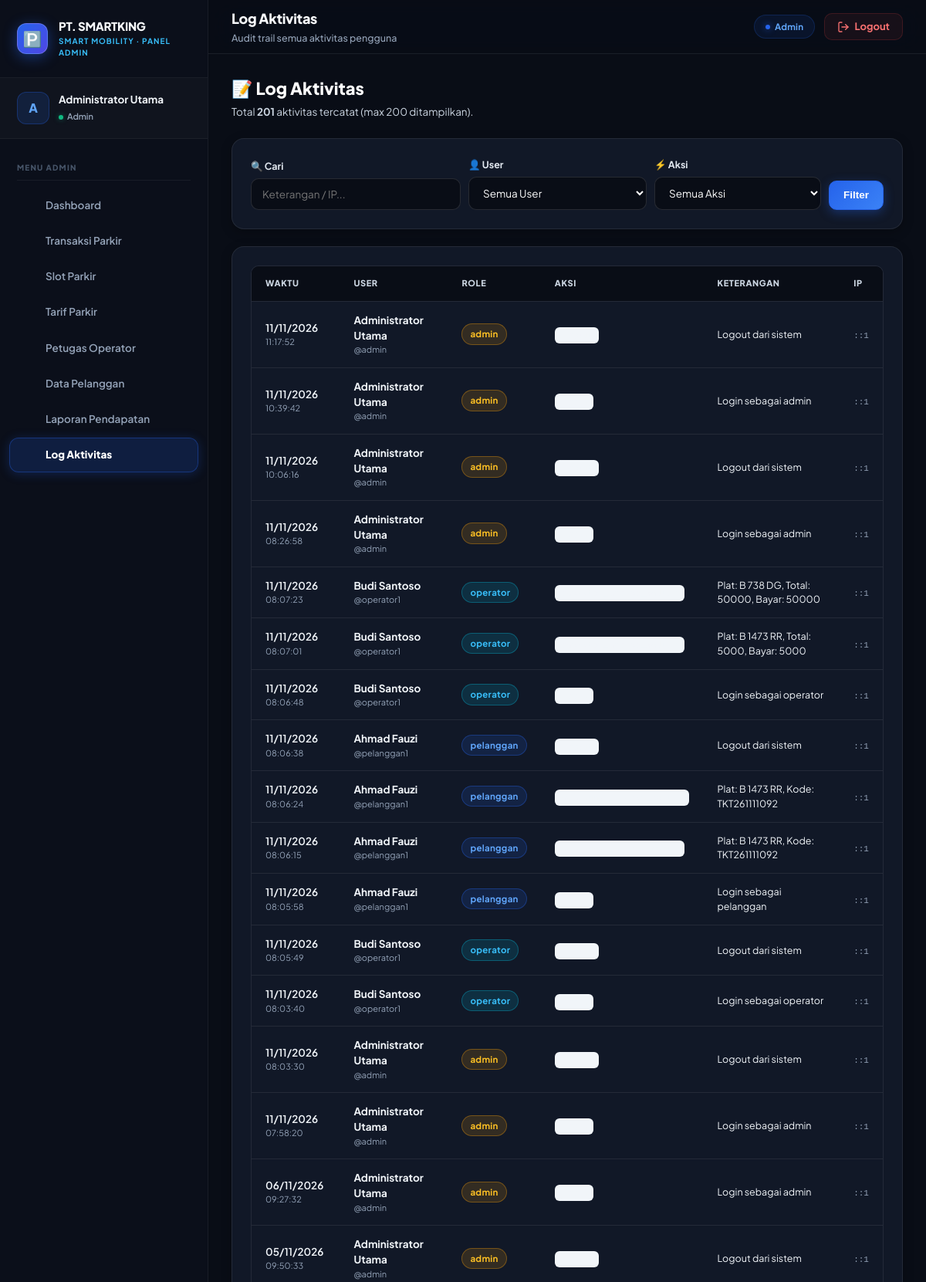
Page /admin/log_aktivitas.php (signed in, upper part) on the committed database.
### tables this page shows
CREATE TABLE `log_aktivitas` (
  `id_log` int(11) NOT NULL AUTO_INCREMENT,
  `user_id` int(11) DEFAULT NULL,
  `aksi` varchar(100) NOT NULL,
  `keterangan` text DEFAULT NULL,
  `ip_address` varchar(45) DEFAULT NULL,
  `waktu` datetime DEFAULT current_timestamp(),
  PRIMARY KEY (`id_log`),
  KEY `user_id` (`user_id`),
  KEY `idx_waktu` (`waktu`),
  CONSTRAINT `log_aktivitas_ibfk_1` FOREIGN KEY (`user_id`) REFERENCES `users` (`id_user`) ON DELETE SET NULL
);

CREATE TABLE `users` (
  `id_user` int(11) NOT NULL AUTO_INCREMENT,
  `nama_lengkap` varchar(100) NOT NULL,
  `username` varchar(50) NOT NULL,
  `email` varchar(100) DEFAULT NULL,
  `no_telepon` varchar(20) DEFAULT NULL,
  `alamat` text DEFAULT NULL,
  `password` varchar(255) NOT NULL,
  `role` enum('admin','operator','pelanggan') NOT NULL DEFAULT 'operator',
  `shift` enum('pagi','siang','malam') DEFAULT 'pagi',
  `aktif` tinyint(1) NOT NULL DEFAULT 1,
  `last_login` datetime DEFAULT NULL,
  `created_at` datetime DEFAULT current_timestamp(),
  PRIMARY KEY (`id_user`),
  UNIQUE KEY `username` (`username`)
);

### includes/functions.php (called while the page is built, shortened)
<?php
if (!function_exists('e')) {
    function e($str) { return htmlspecialchars((string)$str, ENT_QUOTES, 'UTF-8'); }
}
?>

### admin/log_aktivitas.php (the view, shortened to what this page needs)
<?php
require_once __DIR__ . '/../includes/functions.php';
require_once __DIR__ . '/../includes/auth.php';
$search = trim($_GET['q'] ?? '');
$where = "WHERE 1=1";
$params = [];
$types = '';
$sql = "SELECT l.*, u.nama_lengkap, u.username, u.role
    FROM log_aktivitas l
    LEFT JOIN users u ON l.user_id = u.id_user
    $where
    ORDER BY l.waktu DESC LIMIT 200";
if (!empty($params)) {
    $stmt = $koneksi->prepare($sql);
    $stmt->bind_param($types, ...$params);
    $stmt->execute();
    $logs = $stmt->get_result();
} else {
    $logs = $koneksi->query($sql);
}
$total = $koneksi->query("SELECT COUNT(*) c FROM log_aktivitas")->fetch_assoc()['c'];
include __DIR__ . '/../includes/header.php';
?>
<div class="page-header">
  <div>
    <h2>📝 Log Aktivitas</h2>
    <p>Total <b><?= number_format($total) ?></b> aktivitas tercatat (max 200 ditampilkan).</p>
  </div>
</div>
<div class="card">
  <form method="get" style="display:flex;gap:10px;flex-wrap:wrap;align-items:flex-end;">
    <div class="form-group" style="flex:1;min-width:200px;margin:0;">
      <label>🔍 Cari</label>
      <input type="text" name="q" value="<?= e($search) ?>" placeholder="Keterangan / IP...">
    </div>
    <div class="form-group" style="margin:0;">
      <label>👤 User</label>
      <select name="user">
        <option value="0">Semua User</option>
      </select>
    </div>
    <div class="form-group" style="margin:0;">
      <label>⚡ Aksi</label>
      <select name="aksi">
        <option value="">Semua Aksi</option>
      </select>
    </div>
    <button type="submit" class="btn btn-primary">Filter</button>
  </form>
</div>
<div class="card">
  <div class="table-wrapper">
    <table>
      <thead>
        <tr>
          <th>Waktu</th>
          <th>User</th>
          <th>Role</th>
          <th>Aksi</th>
          <th>Keterangan</th>
          <th>IP</th>
        </tr>
      </thead>
      <tbody>
        <?php if ($logs->num_rows === 0): ?>
          <tr><td colspan="6" class="text-center text-muted" style="padding:32px;">Tidak ada log</td></tr>
        <?php else: while ($l = $logs->fetch_assoc()): ?>
          <tr>
            <td>
              <div style="font-weight:600;"><?= date('d/m/Y', strtotime($l['waktu'])) ?></div>
              <div style="font-size:11px;color:#94a3b8;"><?= date('H:i:s', strtotime($l['waktu'])) ?></div>
            </td>
            <td>
              <?php if ($l['nama_lengkap']): ?>
                <b><?= e($l['nama_lengkap']) ?></b>
                <div style="font-size:11px;color:#94a3b8;">@<?= e($l['username']) ?></div>
              <?php else: ?>
                <span style="color:#94a3b8;">System</span>
              <?php endif; ?>
            </td>
            <td>
              <?php if ($l['role']): ?>
                <span class="badge badge-<?= $l['role'] === 'admin' ? 'warning' : ($l['role'] === 'operator' ? 'info' : 'primary') ?>">
                  <?= e($l['role']) ?>
                </span>
              <?php endif; ?>
            </td>
            <td><code style="background:#f1f5f9;padding:4px 8px;border-radius:6px;font-size:11.5px;"><?= e($l['aksi']) ?></code></td>
            <td style="font-size:12.5px;"><?= e($l['keterangan'] ?: '-') ?></td>
            <td><code style="font-size:11px;color:#94a3b8;"><?= e($l['ip_address'] ?: '-') ?></code></td>
          </tr>
        <?php endwhile; endif; ?>
      </tbody>
    </table>
  </div>
</div>
<?php include __DIR__ . '/../includes/footer.php'; ?>

### assets/style.css (style rules this page uses)
:root { --primary: #2563eb; --primary-hover: #1d4ed8; --primary-active: #1e40af; --primary-light: #eff6ff; --primary-ring: rgba(37, 99, 235, 0.25); --success: #10b981; --success-dark: #059669; --success-light: #ecfdf5; --warning: #f59e0b; --warning-dark: #d97706; --warning-light: #fffbeb; --danger: #ef4444; --danger-dark: #dc2626; --danger-light: #fef2f2; --info: #06b6d4; --info-dark: #0891b2; --info-light: #ecfeff; --bg-dark: #090d16; --card-dark: #111827; --card-dark-border: rgba(255, 255, 255, 0.08); --card-dark-hover: #162032; --text-dark-primary: #ffffff; --text-dark-secondary: #cbd5e1; --text-dark-muted: #94a3b8; --bg-light: #f8fafc; --card-light: #ffffff; --border-light: #e2e8f0; --text-light-primary: #0f172a; --text-light-secondary: #475569; --text-light-muted: #94a3b8; --sidebar-w: 260px; --radius-sm: 6px; --radius: 10px; --radius-lg: 16px; --radius-pill: 9999px; --shadow-sm: 0 1px 3px rgba(0,0,0,0.1); --shadow: 0 4px 12px rgba(0,0,0,0.15); --shadow-lg: 0 10px 25px rgba(0,0,0,0.25); --shadow-glow: 0 0 20px rgba(37, 99, 235, 0.35); }
*, *::before, *::after { box-sizing: border-box; margin: 0; padding: 0; }
html { font-size: 14px; scroll-behavior: smooth; }
body { font-family: 'Plus Jakarta Sans', 'Inter', -apple-system, sans-serif; background-color: var(--bg-dark); color: var(--text-dark-primary); line-height: 1.5; -webkit-font-smoothing: antialiased; }
.btn { display: inline-flex; align-items: center; justify-content: center; gap: 8px; padding: 10px 18px; font-size: 13.5px; font-weight: 700; border-radius: var(--radius); border: 1px solid transparent; cursor: pointer; transition: all 0.2s cubic-bezier(0.4, 0, 0.2, 1); text-decoration: none; line-height: 1.2; }
.btn-primary { background: linear-gradient(135deg, #2563eb, #3b82f6); color: #ffffff; border-color: #2563eb; box-shadow: 0 4px 14px rgba(37, 99, 235, 0.35); }
.badge { display: inline-flex; align-items: center; gap: 5px; padding: 4px 10px; border-radius: var(--radius-pill); font-size: 11.5px; font-weight: 700; letter-spacing: 0.3px; white-space: nowrap; }
.badge-primary { background: rgba(37, 99, 235, 0.15); color: #60a5fa; border: 1px solid rgba(37, 99, 235, 0.35); }
.badge-warning { background: rgba(245, 158, 11, 0.15); color: #fbbf24; border: 1px solid rgba(245, 158, 11, 0.35); }
.badge-info { background: rgba(6, 182, 212, 0.15); color: #38bdf8; border: 1px solid rgba(6, 182, 212, 0.35); }
.card { background: var(--card-dark); border: 1px solid var(--card-dark-border); border-radius: var(--radius-lg); padding: 24px; margin-bottom: 22px; box-shadow: 0 4px 14px rgba(0, 0, 0, 0.25); transition: all 0.25s ease; position: relative; }
.page-header { display: flex; justify-content: space-between; align-items: center; margin-bottom: 24px; flex-wrap: wrap; gap: 16px; }
.page-header h2 { font-size: 22px; font-weight: 800; color: #ffffff; margin-bottom: 4px; }
.page-header p { font-size: 13.5px; color: var(--text-dark-secondary); }
.table-wrapper { overflow-x: auto; border-radius: var(--radius); border: 1px solid var(--card-dark-border); background: var(--card-dark); }
table { width: 100%; border-collapse: collapse; font-size: 13.5px; color: #e2e8f0; }
th { background: #090d16; padding: 14px 18px; text-align: left; font-size: 11px; font-weight: 800; color: #cbd5e1; text-transform: uppercase; letter-spacing: 0.6px; border-bottom: 1px solid var(--card-dark-border); }
td { padding: 14px 18px; border-bottom: 1px solid var(--card-dark-border); vertical-align: middle; color: #f1f5f9; }
.form-group { margin-bottom: 18px; display: flex; flex-direction: column; gap: 6px; }
label, .form-label { font-size: 12.5px; font-weight: 700; color: #e2e8f0; }
input[type="text"], input[type="number"], input[type="password"], input[type="email"], input[type="date"], select, textarea, .form-control { width: 100%; padding: 11px 14px; background: #090d16; border: 1.5px solid rgba(255, 255, 255, 0.12); border-radius: var(--radius); color: #ffffff; font-size: 13.5px; font-family: inherit; outline: none; transition: all 0.2s; }
select option { background: #141722; color: #ffffff; }

### includes/header.php (style rules this page uses)
*, *::before, *::after { box-sizing: border-box; margin: 0; padding: 0; }
body { font-family: 'Plus Jakarta Sans', 'Inter', -apple-system, sans-serif; background: #090d16; color: #f1f5f9; display: flex; min-height: 100vh; overflow-x: hidden; }

### rows in the picture
log_aktivitas: waktu "11/11/2026", waktu "11:17:52", user.nama_lengkap "Administrator Utama", user.username "admin", user.role "admin", keterangan "Logout dari sistem", ip_address "::1"
log_aktivitas: waktu "11/11/2026", waktu "10:39:42", user.nama_lengkap "Administrator Utama", user.username "admin", user.role "admin", keterangan "Login sebagai admin", ip_address "::1"
log_aktivitas: waktu "11/11/2026", waktu "10:06:16", user.nama_lengkap "Administrator Utama", user.username "admin", user.role "admin", keterangan "Logout dari sistem", ip_address "::1"
log_aktivitas: waktu "11/11/2026", waktu "08:26:58", user.nama_lengkap "Administrator Utama", user.username "admin", user.role "admin", keterangan "Login sebagai admin", ip_address "::1"
log_aktivitas: waktu "11/11/2026", waktu "08:07:23", user.nama_lengkap "Budi Santoso", user.username "operator1", user.role "operator", keterangan "Plat: B 738 DG, Total: 50000, Bayar: 50000", ip_address "::1"
log_aktivitas: waktu "11/11/2026", waktu "08:07:01", user.nama_lengkap "Budi Santoso", user.username "operator1", user.role "operator", keterangan "Plat: B 1473 RR, Total: 5000, Bayar: 5000", ip_address "::1"
log_aktivitas: waktu "11/11/2026", waktu "08:06:48", user.nama_lengkap "Budi Santoso", user.username "operator1", user.role "operator", keterangan "Login sebagai operator", ip_address "::1"
log_aktivitas: waktu "11/11/2026", waktu "08:06:38", user.nama_lengkap "Ahmad Fauzi", user.username "pelanggan1", user.role "pelanggan", keterangan "Logout dari sistem", ip_address "::1"
log_aktivitas: waktu "11/11/2026", waktu "08:06:24", user.nama_lengkap "Ahmad Fauzi", user.username "pelanggan1", user.role "pelanggan", keterangan "Plat: B 1473 RR, Kode: TKT261111092", ip_address "::1"
log_aktivitas: waktu "11/11/2026", waktu "08:06:15", user.nama_lengkap "Ahmad Fauzi", user.username "pelanggan1", user.role "pelanggan", keterangan "Plat: B 1473 RR, Kode: TKT261111092", ip_address "::1"
log_aktivitas: waktu "11/11/2026", waktu "08:05:58", user.nama_lengkap "Ahmad Fauzi", user.username "pelanggan1", user.role "pelanggan", keterangan "Login sebagai pelanggan", ip_address "::1"
log_aktivitas: waktu "11/11/2026", waktu "08:05:49", user.nama_lengkap "Budi Santoso", user.username "operator1", user.role "operator", keterangan "Logout dari sistem", ip_address "::1"
log_aktivitas: waktu "11/11/2026", waktu "08:03:40", user.nama_lengkap "Budi Santoso", user.username "operator1", user.role "operator", keterangan "Login sebagai operator", ip_address "::1"
log_aktivitas: waktu "11/11/2026", waktu "08:03:30", user.nama_lengkap "Administrator Utama", user.username "admin", user.role "admin", keterangan "Logout dari sistem", ip_address "::1"
log_aktivitas: waktu "11/11/2026", waktu "07:58:20", user.nama_lengkap "Administrator Utama", user.username "admin", user.role "admin", keterangan "Login sebagai admin", ip_address "::1"
log_aktivitas: waktu "06/11/2026", waktu "09:27:32", user.nama_lengkap "Administrator Utama", user.username "admin", user.role "admin", keterangan "Login sebagai admin", ip_address "::1"
log_aktivitas: waktu "05/11/2026", waktu "09:50:33", user.nama_lengkap "Administrator Utama", user.username "admin", user.role "admin", keterangan "Logout dari sistem", ip_address "::1"

### other values in the picture
$perusahaan['nama_perusahaan'] "PT. SMARTKING"
$role_label "ADMIN"
$user_initial "A"
$_SESSION['nama_lengkap'] "Administrator Utama"
$role_label "Admin"
$m['label'] "Dashboard"
$m['label'] "Transaksi Parkir"
$m['label'] "Slot Parkir"
$m['label'] "Tarif Parkir"
$m['label'] "Petugas Operator"
$m['label'] "Data Pelanggan"
$m['label'] "Laporan Pendapatan"
$m['label'] "Log Aktivitas"
$page_title "Log Aktivitas"
$page_subtitle "Audit trail semua aktivitas pengguna"
